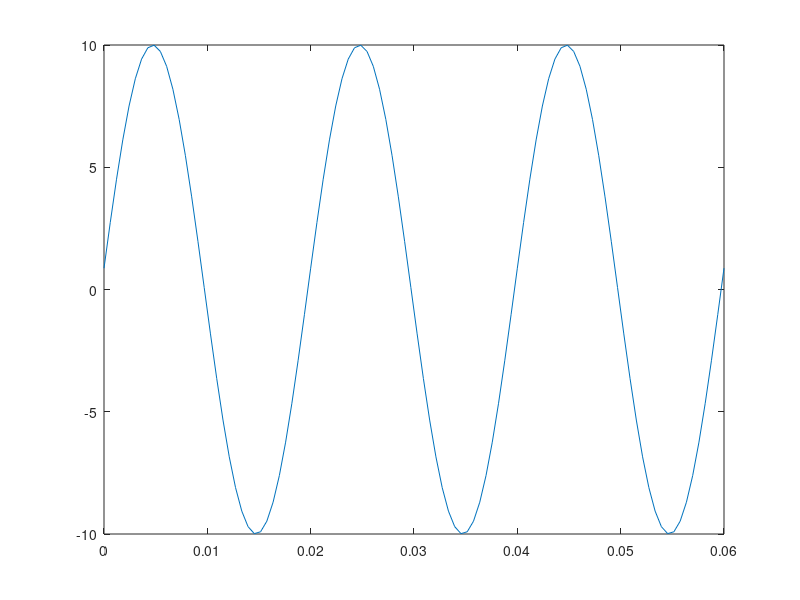

The MATLAB source for this figure:
close all
clear all
clc
V=10;
x=input('input= ');
th=(pi/180)*x;
t=linspace(0,0.06,100);
v=V*sin(100*pi*t+th);
plot(t,v)